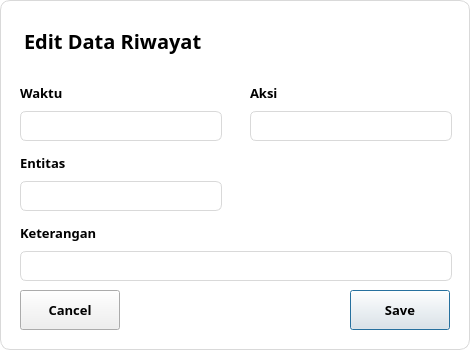
<?xml version="1.0" encoding="UTF-8"?>
<ui version="4.0">
 <class>Dialog</class>
 <widget class="QDialog" name="Dialog">
  <property name="geometry">
   <rect>
    <x>0</x>
    <y>0</y>
    <width>470</width>
    <height>350</height>
   </rect>
  </property>
  <property name="windowTitle">
   <string>Dialog</string>
  </property>
  <property name="styleSheet">
   <string notr="true">QDialog{
	background-color: white;
	border: 1px solid #D9D9D9;
	border-radius: 10px;
}</string>
  </property>
  <widget class="QWidget" name="layoutWidget">
   <property name="geometry">
    <rect>
     <x>20</x>
     <y>20</y>
     <width>243</width>
     <height>42</height>
    </rect>
   </property>
   <layout class="QHBoxLayout" name="horizontalLayout">
    <property name="spacing">
     <number>6</number>
    </property>
    <item>
     <widget class="QLabel" name="label">
      <property name="minimumSize">
       <size>
        <width>190</width>
        <height>40</height>
       </size>
      </property>
      <property name="maximumSize">
       <size>
        <width>190</width>
        <height>40</height>
       </size>
      </property>
      <property name="font">
       <font>
        <family>Poppins</family>
        <pointsize>15</pointsize>
        <weight>75</weight>
        <bold>true</bold>
       </font>
      </property>
      <property name="text">
       <string>Edit Data Riwayat</string>
      </property>
     </widget>
    </item>
    <item>
     <widget class="QLabel" name="label_2">
      <property name="minimumSize">
       <size>
        <width>35</width>
        <height>35</height>
       </size>
      </property>
      <property name="maximumSize">
       <size>
        <width>35</width>
        <height>35</height>
       </size>
      </property>
      <property name="text">
       <string/>
      </property>
      <property name="pixmap">
       <pixmap resource="../assets/icons/resources.qrc">:/icons/edit-blue.svg</pixmap>
      </property>
      <property name="scaledContents">
       <bool>true</bool>
      </property>
     </widget>
    </item>
   </layout>
  </widget>
  <widget class="QWidget" name="layoutWidget_3">
   <property name="geometry">
    <rect>
     <x>20</x>
     <y>80</y>
     <width>202</width>
     <height>61</height>
    </rect>
   </property>
   <layout class="QVBoxLayout" name="verticalLayout_2">
    <item>
     <widget class="QLabel" name="label_4">
      <property name="font">
       <font>
        <family>Poppins</family>
        <pointsize>10</pointsize>
        <weight>75</weight>
        <bold>true</bold>
       </font>
      </property>
      <property name="text">
       <string>Waktu</string>
      </property>
     </widget>
    </item>
    <item>
     <widget class="QLineEdit" name="editTime">
      <property name="minimumSize">
       <size>
        <width>200</width>
        <height>30</height>
       </size>
      </property>
      <property name="font">
       <font>
        <family>Poppins</family>
        <weight>75</weight>
        <bold>true</bold>
       </font>
      </property>
      <property name="styleSheet">
       <string notr="true">QLineEdit{
	border: 1px solid #D9D9D9;
	border-radius: 6px;
	padding:0 10px 0 10px;
}

QLineEdit:focus{
	border: 1px solid #3D6CEE;
}</string>
      </property>
     </widget>
    </item>
   </layout>
  </widget>
  <widget class="QWidget" name="layoutWidget_4">
   <property name="geometry">
    <rect>
     <x>250</x>
     <y>80</y>
     <width>202</width>
     <height>61</height>
    </rect>
   </property>
   <layout class="QVBoxLayout" name="verticalLayout_3">
    <item>
     <widget class="QLabel" name="label_5">
      <property name="font">
       <font>
        <family>Poppins</family>
        <pointsize>10</pointsize>
        <weight>75</weight>
        <bold>true</bold>
       </font>
      </property>
      <property name="text">
       <string>Aksi</string>
      </property>
     </widget>
    </item>
    <item>
     <widget class="QLineEdit" name="editAction">
      <property name="minimumSize">
       <size>
        <width>200</width>
        <height>30</height>
       </size>
      </property>
      <property name="font">
       <font>
        <family>Poppins</family>
        <weight>75</weight>
        <bold>true</bold>
       </font>
      </property>
      <property name="styleSheet">
       <string notr="true">QLineEdit{
	border: 1px solid #D9D9D9;
	border-radius: 6px;
	padding:0 10px 0 10px;
}

QLineEdit:focus{
	border: 1px solid #3D6CEE;
}</string>
      </property>
     </widget>
    </item>
   </layout>
  </widget>
  <widget class="QWidget" name="layoutWidget_5">
   <property name="geometry">
    <rect>
     <x>20</x>
     <y>150</y>
     <width>202</width>
     <height>61</height>
    </rect>
   </property>
   <layout class="QVBoxLayout" name="verticalLayout_4">
    <item>
     <widget class="QLabel" name="label_6">
      <property name="font">
       <font>
        <family>Poppins</family>
        <pointsize>10</pointsize>
        <weight>75</weight>
        <bold>true</bold>
       </font>
      </property>
      <property name="text">
       <string>Entitas</string>
      </property>
     </widget>
    </item>
    <item>
     <widget class="QLineEdit" name="editEntity">
      <property name="minimumSize">
       <size>
        <width>200</width>
        <height>30</height>
       </size>
      </property>
      <property name="font">
       <font>
        <family>Poppins</family>
        <weight>75</weight>
        <bold>true</bold>
       </font>
      </property>
      <property name="styleSheet">
       <string notr="true">QLineEdit{
	border: 1px solid #D9D9D9;
	border-radius: 6px;
	padding:0 10px 0 10px;
}

QLineEdit:focus{
	border: 1px solid #3D6CEE;
}</string>
      </property>
     </widget>
    </item>
   </layout>
  </widget>
  <widget class="QWidget" name="layoutWidget_7">
   <property name="geometry">
    <rect>
     <x>20</x>
     <y>220</y>
     <width>432</width>
     <height>61</height>
    </rect>
   </property>
   <layout class="QVBoxLayout" name="verticalLayout_7">
    <item>
     <widget class="QLabel" name="label_9">
      <property name="font">
       <font>
        <family>Poppins</family>
        <pointsize>10</pointsize>
        <weight>75</weight>
        <bold>true</bold>
       </font>
      </property>
      <property name="text">
       <string>Keterangan</string>
      </property>
     </widget>
    </item>
    <item>
     <widget class="QLineEdit" name="editDescription">
      <property name="minimumSize">
       <size>
        <width>430</width>
        <height>30</height>
       </size>
      </property>
      <property name="font">
       <font>
        <family>Poppins</family>
        <weight>75</weight>
        <bold>true</bold>
       </font>
      </property>
      <property name="styleSheet">
       <string notr="true">QLineEdit{
	border: 1px solid #D9D9D9;
	border-radius: 6px;
	padding:0 10px 0 10px;
}

QLineEdit:focus{
	border: 1px solid #3D6CEE;
}</string>
      </property>
      <property name="maxLength">
       <number>430</number>
      </property>
      <property name="alignment">
       <set>Qt::AlignJustify|Qt::AlignTop</set>
      </property>
     </widget>
    </item>
   </layout>
  </widget>
  <widget class="QPushButton" name="saveBtn">
   <property name="geometry">
    <rect>
     <x>350</x>
     <y>290</y>
     <width>100</width>
     <height>40</height>
    </rect>
   </property>
   <property name="font">
    <font>
     <family>Poppins</family>
     <pointsize>10</pointsize>
     <weight>75</weight>
     <bold>true</bold>
    </font>
   </property>
   <property name="text">
    <string>Save</string>
   </property>
  </widget>
  <widget class="QPushButton" name="cancelBtn">
   <property name="geometry">
    <rect>
     <x>20</x>
     <y>290</y>
     <width>100</width>
     <height>40</height>
    </rect>
   </property>
   <property name="font">
    <font>
     <family>Poppins</family>
     <pointsize>10</pointsize>
     <weight>75</weight>
     <bold>true</bold>
    </font>
   </property>
   <property name="text">
    <string>Cancel</string>
   </property>
  </widget>
  <widget class="QPushButton" name="closeBtn">
   <property name="geometry">
    <rect>
     <x>430</x>
     <y>5</y>
     <width>35</width>
     <height>35</height>
    </rect>
   </property>
   <property name="styleSheet">
    <string notr="true">QPushButton{
	border: none;
}

QPushButton:hover{
	border-left: 1px solid #D9D9D9;
	border-bottom: 1px solid #D9D9D9;
	border-bottom-left-radius: 6px;
}</string>
   </property>
   <property name="text">
    <string/>
   </property>
   <property name="icon">
    <iconset resource="../assets/icons/resources.qrc">
     <normaloff>:/icons/close.svg</normaloff>:/icons/close.svg</iconset>
   </property>
   <property name="iconSize">
    <size>
     <width>20</width>
     <height>20</height>
    </size>
   </property>
   <property name="checkable">
    <bool>true</bool>
   </property>
  </widget>
 </widget>
 <resources>
  <include location="../assets/icons/resources.qrc"/>
 </resources>
 <connections/>
</ui>
